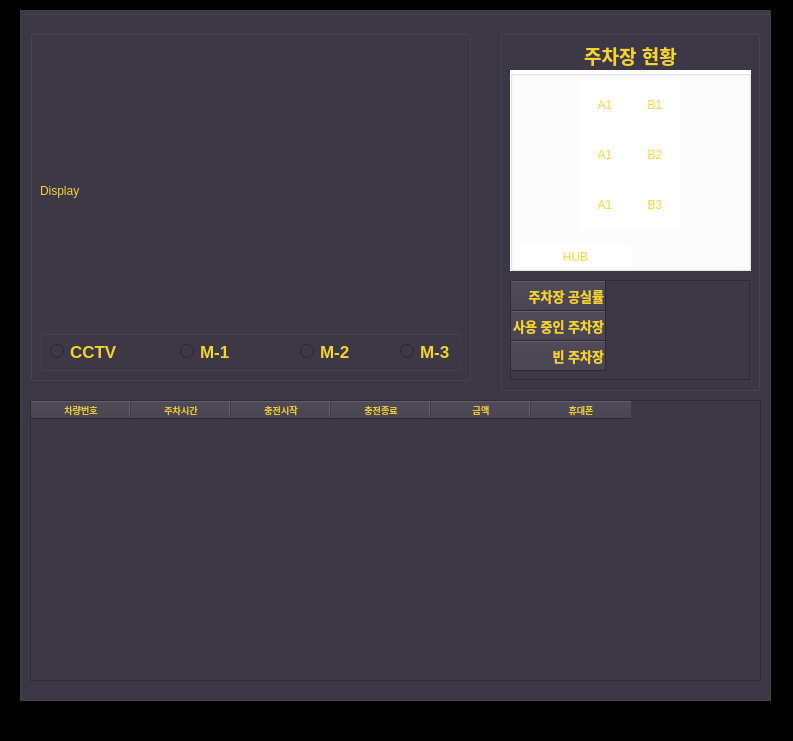
<?xml version="1.0" encoding="UTF-8"?>
<ui version="4.0">
 <class>Dialog</class>
 <widget class="QDialog" name="Dialog">
  <property name="geometry">
   <rect>
    <x>0</x>
    <y>0</y>
    <width>793</width>
    <height>741</height>
   </rect>
  </property>
  <property name="windowTitle">
   <string>Dialog</string>
  </property>
  <property name="styleSheet">
   <string notr="true">background-color: rgb(0, 0, 0);</string>
  </property>
  <widget class="QGroupBox" name="main">
   <property name="geometry">
    <rect>
     <x>20</x>
     <y>10</y>
     <width>751</width>
     <height>691</height>
    </rect>
   </property>
   <property name="font">
    <font>
     <family>System-ui</family>
     <pointsize>15</pointsize>
     <weight>75</weight>
     <italic>false</italic>
     <bold>true</bold>
    </font>
   </property>
   <property name="styleSheet">
    <string notr="true">color: rgb(246, 211, 45);
background-color: rgb(61, 56, 70);</string>
   </property>
   <property name="title">
    <string/>
   </property>
   <property name="alignment">
    <set>Qt::AlignHCenter|Qt::AlignTop</set>
   </property>
   <widget class="QGroupBox" name="info_zone">
    <property name="geometry">
     <rect>
      <x>480</x>
      <y>20</y>
      <width>260</width>
      <height>361</height>
     </rect>
    </property>
    <property name="font">
     <font>
      <family>System-ui</family>
      <pointsize>16</pointsize>
      <weight>75</weight>
      <italic>false</italic>
      <bold>true</bold>
      <underline>false</underline>
      <strikeout>false</strikeout>
     </font>
    </property>
    <property name="styleSheet">
     <string notr="true">color: rgb(246, 211, 45);</string>
    </property>
    <property name="title">
     <string/>
    </property>
    <property name="alignment">
     <set>Qt::AlignCenter</set>
    </property>
    <widget class="QTableWidget" name="status1">
     <property name="geometry">
      <rect>
       <x>10</x>
       <y>250</y>
       <width>240</width>
       <height>100</height>
      </rect>
     </property>
     <attribute name="horizontalHeaderMinimumSectionSize">
      <number>33</number>
     </attribute>
     <row>
      <property name="text">
       <string>주차장 공실률</string>
      </property>
      <property name="font">
       <font>
        <pointsize>10</pointsize>
        <weight>75</weight>
        <bold>true</bold>
       </font>
      </property>
      <property name="textAlignment">
       <set>AlignTrailing|AlignVCenter</set>
      </property>
     </row>
     <row>
      <property name="text">
       <string>사용 중인 주차장</string>
      </property>
      <property name="font">
       <font>
        <pointsize>10</pointsize>
        <weight>75</weight>
        <bold>true</bold>
       </font>
      </property>
      <property name="textAlignment">
       <set>AlignTrailing|AlignVCenter</set>
      </property>
     </row>
     <row>
      <property name="text">
       <string>빈 주차장</string>
      </property>
      <property name="font">
       <font>
        <pointsize>10</pointsize>
        <weight>75</weight>
        <bold>true</bold>
       </font>
      </property>
      <property name="textAlignment">
       <set>AlignTrailing|AlignVCenter</set>
      </property>
     </row>
    </widget>
    <widget class="QLabel" name="label">
     <property name="geometry">
      <rect>
       <x>10</x>
       <y>10</y>
       <width>241</width>
       <height>31</height>
      </rect>
     </property>
     <property name="font">
      <font>
       <pointsize>14</pointsize>
       <weight>75</weight>
       <bold>true</bold>
      </font>
     </property>
     <property name="text">
      <string>주차장 현황</string>
     </property>
     <property name="alignment">
      <set>Qt::AlignCenter</set>
     </property>
    </widget>
    <widget class="QGroupBox" name="parking_lot_status">
     <property name="geometry">
      <rect>
       <x>10</x>
       <y>40</y>
       <width>241</width>
       <height>201</height>
      </rect>
     </property>
     <property name="styleSheet">
      <string notr="true">background-color: rgb(255, 255, 255);</string>
     </property>
     <property name="title">
      <string/>
     </property>
     <widget class="QLabel" name="A1">
      <property name="geometry">
       <rect>
        <x>70</x>
        <y>10</y>
        <width>50</width>
        <height>50</height>
       </rect>
      </property>
      <property name="text">
       <string>A1</string>
      </property>
      <property name="alignment">
       <set>Qt::AlignCenter</set>
      </property>
     </widget>
     <widget class="QLabel" name="A2">
      <property name="geometry">
       <rect>
        <x>70</x>
        <y>60</y>
        <width>50</width>
        <height>50</height>
       </rect>
      </property>
      <property name="text">
       <string>A1</string>
      </property>
      <property name="alignment">
       <set>Qt::AlignCenter</set>
      </property>
     </widget>
     <widget class="QLabel" name="A3">
      <property name="geometry">
       <rect>
        <x>70</x>
        <y>110</y>
        <width>50</width>
        <height>50</height>
       </rect>
      </property>
      <property name="text">
       <string>A1</string>
      </property>
      <property name="alignment">
       <set>Qt::AlignCenter</set>
      </property>
     </widget>
     <widget class="QLabel" name="B1">
      <property name="geometry">
       <rect>
        <x>120</x>
        <y>10</y>
        <width>50</width>
        <height>50</height>
       </rect>
      </property>
      <property name="text">
       <string>B1</string>
      </property>
      <property name="alignment">
       <set>Qt::AlignCenter</set>
      </property>
     </widget>
     <widget class="QLabel" name="B3">
      <property name="geometry">
       <rect>
        <x>120</x>
        <y>110</y>
        <width>50</width>
        <height>50</height>
       </rect>
      </property>
      <property name="text">
       <string>B3</string>
      </property>
      <property name="alignment">
       <set>Qt::AlignCenter</set>
      </property>
     </widget>
     <widget class="QLabel" name="B2">
      <property name="geometry">
       <rect>
        <x>120</x>
        <y>60</y>
        <width>50</width>
        <height>50</height>
       </rect>
      </property>
      <property name="text">
       <string>B2</string>
      </property>
      <property name="alignment">
       <set>Qt::AlignCenter</set>
      </property>
     </widget>
     <widget class="QLabel" name="HUB">
      <property name="geometry">
       <rect>
        <x>10</x>
        <y>176</y>
        <width>111</width>
        <height>21</height>
       </rect>
      </property>
      <property name="text">
       <string>HUB</string>
      </property>
      <property name="alignment">
       <set>Qt::AlignCenter</set>
      </property>
     </widget>
    </widget>
   </widget>
   <widget class="QTableWidget" name="database">
    <property name="geometry">
     <rect>
      <x>10</x>
      <y>390</y>
      <width>731</width>
      <height>281</height>
     </rect>
    </property>
    <attribute name="horizontalHeaderMinimumSectionSize">
     <number>33</number>
    </attribute>
    <column>
     <property name="text">
      <string>차량번호</string>
     </property>
     <property name="font">
      <font>
       <pointsize>7</pointsize>
      </font>
     </property>
    </column>
    <column>
     <property name="text">
      <string>주차시간</string>
     </property>
     <property name="font">
      <font>
       <pointsize>7</pointsize>
      </font>
     </property>
    </column>
    <column>
     <property name="text">
      <string>충전시작</string>
     </property>
     <property name="font">
      <font>
       <pointsize>7</pointsize>
      </font>
     </property>
    </column>
    <column>
     <property name="text">
      <string>충전종료</string>
     </property>
     <property name="font">
      <font>
       <pointsize>7</pointsize>
      </font>
     </property>
    </column>
    <column>
     <property name="text">
      <string>금액</string>
     </property>
     <property name="font">
      <font>
       <pointsize>7</pointsize>
      </font>
     </property>
    </column>
    <column>
     <property name="text">
      <string>휴대폰</string>
     </property>
     <property name="font">
      <font>
       <pointsize>7</pointsize>
      </font>
     </property>
    </column>
   </widget>
   <widget class="QGroupBox" name="display_zone">
    <property name="geometry">
     <rect>
      <x>10</x>
      <y>20</y>
      <width>441</width>
      <height>351</height>
     </rect>
    </property>
    <property name="title">
     <string/>
    </property>
    <widget class="QLabel" name="display">
     <property name="geometry">
      <rect>
       <x>10</x>
       <y>20</y>
       <width>421</width>
       <height>281</height>
      </rect>
     </property>
     <property name="text">
      <string>Display</string>
     </property>
    </widget>
    <widget class="QGroupBox" name="select_vision">
     <property name="geometry">
      <rect>
       <x>10</x>
       <y>300</y>
       <width>421</width>
       <height>41</height>
      </rect>
     </property>
     <property name="title">
      <string/>
     </property>
     <widget class="QRadioButton" name="minibot3_convert">
      <property name="geometry">
       <rect>
        <x>360</x>
        <y>10</y>
        <width>71</width>
        <height>23</height>
       </rect>
      </property>
      <property name="font">
       <font>
        <pointsize>13</pointsize>
        <weight>75</weight>
        <bold>true</bold>
       </font>
      </property>
      <property name="text">
       <string>M-3</string>
      </property>
     </widget>
     <widget class="QRadioButton" name="cctv_convert">
      <property name="geometry">
       <rect>
        <x>10</x>
        <y>10</y>
        <width>81</width>
        <height>23</height>
       </rect>
      </property>
      <property name="font">
       <font>
        <pointsize>13</pointsize>
        <weight>75</weight>
        <bold>true</bold>
       </font>
      </property>
      <property name="text">
       <string>CCTV</string>
      </property>
     </widget>
     <widget class="QRadioButton" name="minibot2_convert">
      <property name="geometry">
       <rect>
        <x>260</x>
        <y>10</y>
        <width>71</width>
        <height>23</height>
       </rect>
      </property>
      <property name="font">
       <font>
        <pointsize>13</pointsize>
        <weight>75</weight>
        <bold>true</bold>
       </font>
      </property>
      <property name="text">
       <string>M-2</string>
      </property>
     </widget>
     <widget class="QRadioButton" name="minibot1_convert">
      <property name="geometry">
       <rect>
        <x>140</x>
        <y>10</y>
        <width>71</width>
        <height>23</height>
       </rect>
      </property>
      <property name="font">
       <font>
        <pointsize>13</pointsize>
        <weight>75</weight>
        <bold>true</bold>
       </font>
      </property>
      <property name="text">
       <string>M-1</string>
      </property>
     </widget>
    </widget>
   </widget>
  </widget>
 </widget>
 <resources/>
 <connections/>
</ui>
